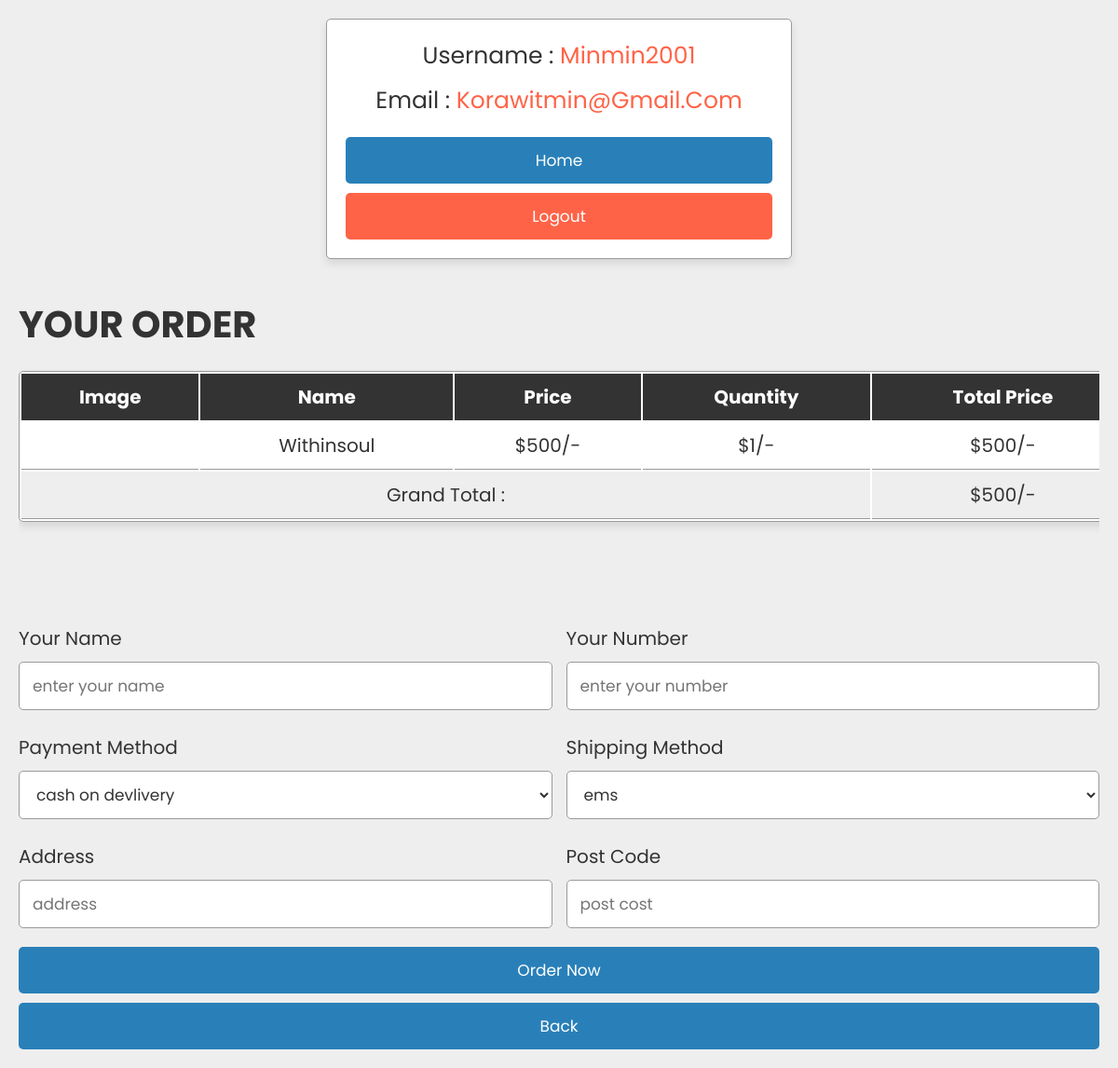
The page /order.php (signed in) on the database its author committed.
### tables this page shows
CREATE TABLE `user_form` (
  `id` int(11) NOT NULL,
  `name` varchar(200) NOT NULL,
  `email` varchar(200) NOT NULL,
  `password` varchar(200) NOT NULL
);

CREATE TABLE `cart` (
  `id` int(11) NOT NULL,
  `user_id` int(11) NOT NULL,
  `name` varchar(100) NOT NULL,
  `price` int(11) NOT NULL,
  `quantity` int(11) NOT NULL
);

### order.php (the view, shortened to what this page needs)
<?php
include 'config.php';
$user_id = $_SESSION['user_id'];
?>
<!DOCTYPE html>
<html lang="en">
<head>
    <link rel="stylesheet" href="style.css">
    <link rel="stylesheet" href="style2.css">
</head>
<body>
<div class="container">
<div class="user-profile">
<?php
   $select_user = mysqli_query($conn, "SELECT * FROM `user_form` WHERE id = '$user_id'") or die('query failed');
   if(mysqli_num_rows($select_user) > 0){
      $fetch_user = mysqli_fetch_assoc($select_user);
   };
?>
<p> username : <span><?php echo $fetch_user['name']; ?></span> </p>
<p> email : <span><?php echo $fetch_user['email']; ?></span> </p>
<div class="flex">
   <a href="proj.html" class="btn">Home</a>
   <a href="index.php?logout=<?php echo $user_id; ?>" onclick="return confirm('are your sure you want to logout?');" class="delete-btn">logout</a>
</div>
</div>
<div class="shopping-cart">
<h1 class="heading">Your order</h1>
<table>
      <thead>
         <th>image</th>
         <th>name</th>
         <th>price</th>
         <th>quantity</th>
         <th>total price</th>
      </thead>
      <tbody>
      <?php
         $cart_query = mysqli_query($conn, "SELECT * FROM `cart` WHERE user_id = '$user_id'") or die('query failed');
         $grand_total = 0;
         if(mysqli_num_rows($cart_query) > 0){
            while($fetch_cart = mysqli_fetch_assoc($cart_query))
            {
      ?>
         <tr>
            <td><img src="pic2.jpg" height="100" alt=""></td>
            <td><?php echo $fetch_cart['name']; ?></td>
            <td>$<?php echo $fetch_cart['price']; ?>/-</td>
            <td>$<?php echo $fetch_cart['quantity']; ?>/-</td>
            <td>$<?php echo $sub_total = ($fetch_cart['price'] * $fetch_cart['quantity']); ?>/-</td>
         </tr>
      <?php
         $grand_total += $sub_total;
            }
         }else{
            echo '<tr><td style="padding:20px; text-transform:capitalize;" colspan="6">no item added</td></tr>';
         }
      ?>
      <tr class="table-bottom">
         <td colspan="4">grand total :</td>
         <td>$<?php echo $grand_total; ?>/-</td>
      </tr>
   </tbody>
   </table>
</div>
</div>
<div class="checkout-form">
<form action="" method="post">
<div class="flex">
         <div class="inputBox">
            <span>your name</span>
            <input type="text" placeholder="enter your name" name="name" required>
         </div>
         <div class="inputBox">
            <span>your number</span>
            <input type="text" placeholder="enter your number" name="number" required>
         </div>
         <div class="inputBox">
            <span>payment method</span>
            <select name="pay_method">
               <option value="cash on delivery" selected>cash on devlivery</option>
            </select>
         </div>
         <div class="inputBox">
            <span> shipping method</span>
            <select name="ship_method">
               <option value="ems" selected>ems</option>
            </select>
         </div>
         <div class="inputBox">
            <span>address</span>
            <input type="text" placeholder="address" name="address" required>
         </div>
         <div class="inputBox">
            <span>post code</span>
            <input type="text" placeholder="post cost" name="post_code" required>
         </div>
      </div>
     <input type="submit" value="order now" name="order_btn" class="btn">
         <a href="index.php" class="btn">Back</a>
</form>
</div>
</body>
</html>

### style.css (style rules this page uses)
:root { --blue:#3498db; --red:#e74c3c; --orange:#f39c12; --black:#333; --white:#fff; --light-bg:#eee; --box-shadow:0 5px 10px rgba(0,0,0,.1); --border:2px solid var(--black); }
* { font-family: 'Poppins', sans-serif; margin:0; padding:0; box-sizing: border-box; outline: none; border: none; text-decoration: none; }
body { background-color: var(--light-bg); }
.btn, .delete-btn, .option-btn { display: inline-block; padding:10px 30px; cursor: pointer; font-size: 18px; color:var(--white); border-radius: 5px; text-transform: capitalize; }
.btn { background-color: var(--blue); margin-top: 10px; }
.delete-btn { background-color: var(--red); }
.container { padding:0 20px; margin:0 auto; max-width: 1200px; padding-bottom: 70px; }
.container .heading { text-align: center; margin-bottom: 20px; font-size: 40px; text-transform: uppercase; color:var(--black); }
.container .user-profile { padding:20px; text-align: center; border:var(--border); background-color: var(--white); box-shadow: var(--box-shadow); border-radius: 5px; margin:20px auto; max-width: 500px; }
.container .user-profile p { margin-bottom: 10px; font-size: 25px; color:var(--black); }
.container .user-profile p span { color:var(--red); }
.container .user-profile .flex { display: flex; justify-content: center; flex-wrap: wrap; gap:10px; align-items: flex-end; }
.container .shopping-cart { padding:20px 0; }
.container .shopping-cart table { width: 100%; text-align: center; border:var(--border); border-radius: 5px; box-shadow: var(--box-shadow); background-color: var(--white); }
.container .shopping-cart table thead { background-color: var(--black); }
.container .shopping-cart table thead th { padding:10px; color:var(--white); text-transform: capitalize; font-size: 20px; }
.container .shopping-cart table .table-bottom { background-color: var(--light-bg); }
.container .shopping-cart table tr td { padding:10px; font-size: 20px; color:var(--black); }
.container .shopping-cart table tr td:nth-child(1) { padding:0; }
@media (max-width:1200px) { .container .shopping-cart { overflow-x: scroll; } }
@media (max-width:1200px) { .container .shopping-cart table { width: 1200px; } }
.checkout-form form { padding:2rem; border-radius: .5rem; background-color: var(--bg-color); }
.checkout-form form .flex { display: flex; flex-wrap: wrap; gap:1.5rem; }
.checkout-form form .flex .inputBox { flex:1 1 40rem; }
.checkout-form form .flex .inputBox span { font-size: 2rem; color:var(--black); }
.checkout-form form .flex .inputBox input, .checkout-form form .flex .inputBox select { width: 100%; background-color: var(--white); font-size: 1.7rem; color:var(--black); border-radius: .5rem; margin:1rem 0; padding:1.2rem 1.4rem; text-transform: none; border:var(--border); }

### rows shown on the page
user_form: name "Minmin2001", email "Korawitmin@gmail.com"
cart: name "Withinsoul", price "500", quantity "1"

### other values the page prints
$grand_total "500"
